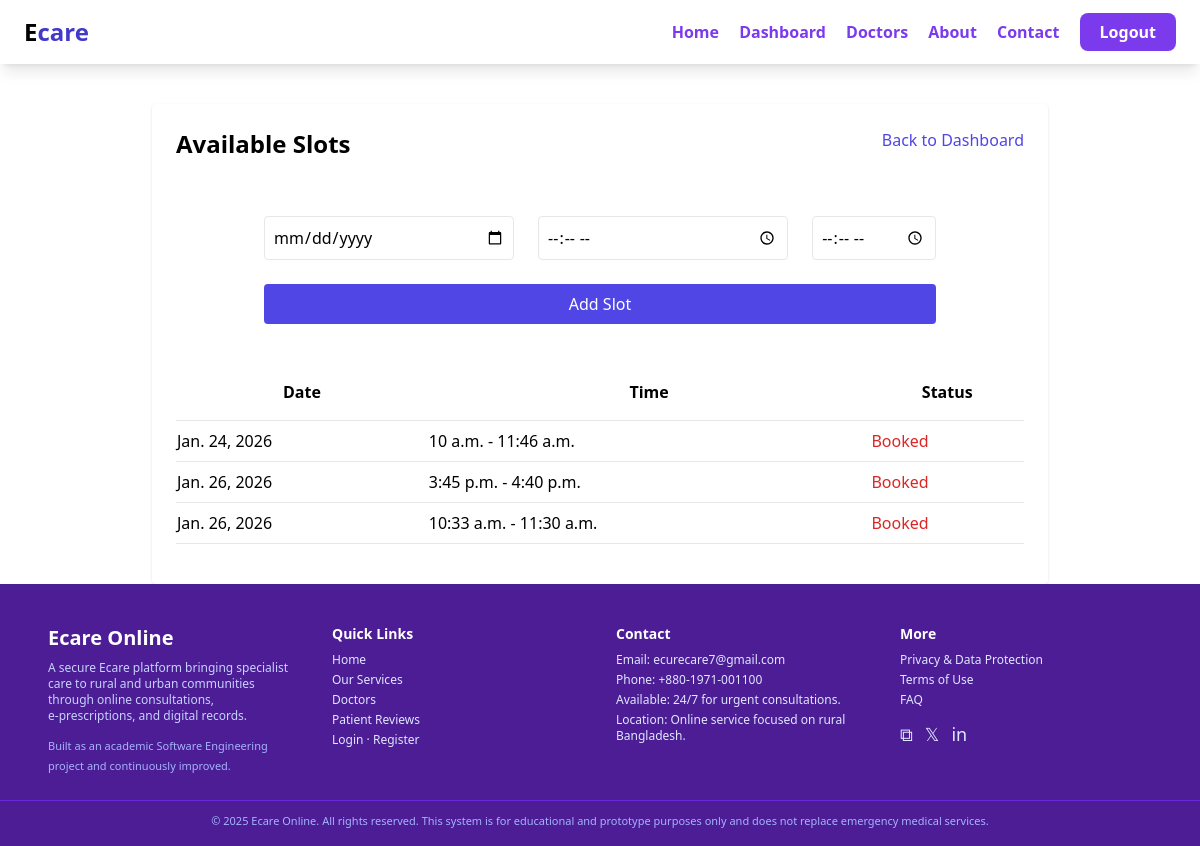
The app's page /appointments/doctor/slots/ (signed in) with its own data.
### appointments/models.py (models this page shows, shortened)
class DoctorAvailableSlot(models.Model):
    doctor = models.ForeignKey(
        User, on_delete=models.CASCADE, related_name="slots"
    )
    date = models.DateField()
    start_time = models.TimeField()
    end_time = models.TimeField()
    is_booked = models.BooleanField(default=False)

### appointments/views.py (the view, shortened to what this page needs)
# urls.py: path("doctor/slots/", views.doctor_slots, name="doctor_slots"),
@login_required
def doctor_slots(request):
    slots = DoctorAvailableSlot.objects.filter(doctor=request.user)
    return render(request, "appointments/doctor_slots.html", {
        "slots": slots
    })

### templates/appointments/doctor_slots.html (shortened to what this page needs)
{% extends "base.html" %}
{% block content %}
<div class="max-w-4xl mx-auto mt-10 bg-white p-6 rounded shadow">
  <div class="flex justify-between items-center">
    <h2 class="text-2xl font-bold mb-4">Available Slots</h2>
    <a href="{% url 'doctor_dashboard' %}" class="mb-6 text-indigo-600 hover:underline">Back to Dashboard</a>
  </div>
  <form method="post" class="grid grid-cols-1 md:grid-cols-2 gap-6 max-w-2xl mx-auto py-10">
    <input type="date" name="date" required class="border p-2 rounded ">
    <input type="time" name="start_time" required class="border p-2 rounded">
    <input type="time" name="end_time" required class="border p-2 rounded">
    <button class="col-span-3 bg-indigo-600 text-white py-2 rounded">
      Add Slot
    </button>
  </form>
  <table class="w-full mb-4">
    <tr class="border-b">
      <th class="py-4">Date</th>
      <th>Time</th>
      <th>Status</th>
    </tr>
    {% for s in slots %}
    <tr class="border-b">
      <td class="py-2">{{ s.date }}</td>
      <td class="py-2">{{ s.start_time }} - {{ s.end_time }}</td>
      <td class="py-2">
        {% if s.is_booked %}
          <span class="text-red-600">Booked</span>
        {% else %}
          <span class="text-green-600">Available</span>
        {% endif %}
      </td>
    </tr>
    {% empty %}
    <tr><td colspan="3">No slots yet</td></tr>
    {% endfor %}
  </table>
</div>
{% endblock %}

### records on screen
DoctorAvailableSlot: date "Jan. 24, 2026", start_time "10 a.m.", end_time "11:46 a.m.", is_booked "Booked"
DoctorAvailableSlot: date "Jan. 26, 2026", start_time "3:45 p.m.", end_time "4:40 p.m.", is_booked "Booked"
DoctorAvailableSlot: date "Jan. 26, 2026", start_time "10:33 a.m.", end_time "11:30 a.m.", is_booked "Booked"
